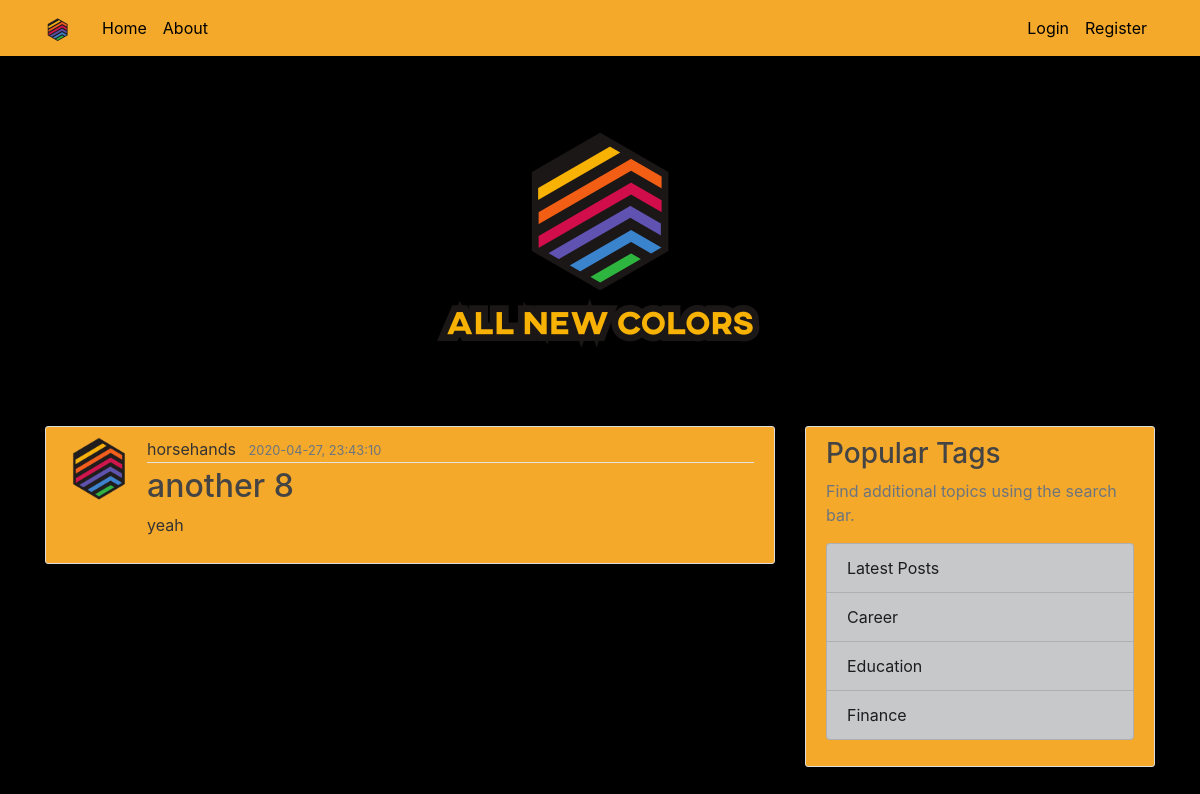
Page /post/9 on the committed database.
### main/models.py (models this page shows, shortened)
class User(db.Model, UserMixin):
	id = db.Column(db.Integer, primary_key=True)
	username = db.Column(db.String(20), unique=True, nullable=False)
	email = db.Column(db.String(120), unique=True, nullable=False)
	image_file = db.Column(db.String(20), nullable=False, default='profile-default.png')
	password = db.Column(db.String(60), nullable=False)
	posts = db.relationship('Post', backref='author', lazy=True)

class Post(db.Model):
	id = db.Column(db.Integer, primary_key=True)
	title = db.Column(db.String(100), nullable=False)
	date_posted = db.Column(db.DateTime, nullable=False, default=datetime.utcnow)
	content = db.Column(db.Text, nullable=False)
	user_id = db.Column(db.Integer, db.ForeignKey('user.id'), nullable=False)

### main/routes.py (the view)
@app.route("/post/<int:post_id>")
def post(post_id):
    post = Post.query.get_or_404(post_id)
    return render_template('post.html', title=post.title, post=post)

### main/templates/post.html (shortened to what this page needs)
{% extends "layout.html" %}
{% block content %}
<article class="media content-section">
    <img class="rounded-circle article-img"
        src="{{ url_for('static', filename='profile_pics/' + post.author.image_file) }}">
    <div class="media-body">
        <div class="article-metadata">
            <a class="mr-2" href="{{ url_for('user_posts', username=post.author.username) }}">{{ post.author.username }}</a>
            <small class="text-muted">{{ post.date_posted.strftime("%Y-%m-%d, %H:%M:%S") }}</small>
        </div>
        <h2 class="article-title">{{ post.title }}</h2>
        <p class="article-content">{{ post.content }}</p>
    </div>
</article>
{% endblock content %}

### main/static/main.css (style rules this page uses)
a { color: #333333; }
body { background: #000000; color: #333333; margin-top: 5rem; }
h1, h2, h3, h4, h5, h6 { color: #444444; }
.content-section { background: #F5A92B; padding: 10px 20px; border: 1px solid #dddddd; border-radius: 3px; margin-bottom: 20px; }
.article-title { color: #444444; }
.article-content { white-space: pre-line; }
.article-img { height: 65px; width: 65px; margin-right: 16px; }
.article-metadata { padding-bottom: 1px; margin-bottom: 4px; border-bottom: 1px solid #e3e3e3; }

### rows in the picture
User: image_file (picture), author.username "horsehands"
Post: date_posted "2020-04-27, 23:43:10", title "another 8", content "yeah"
